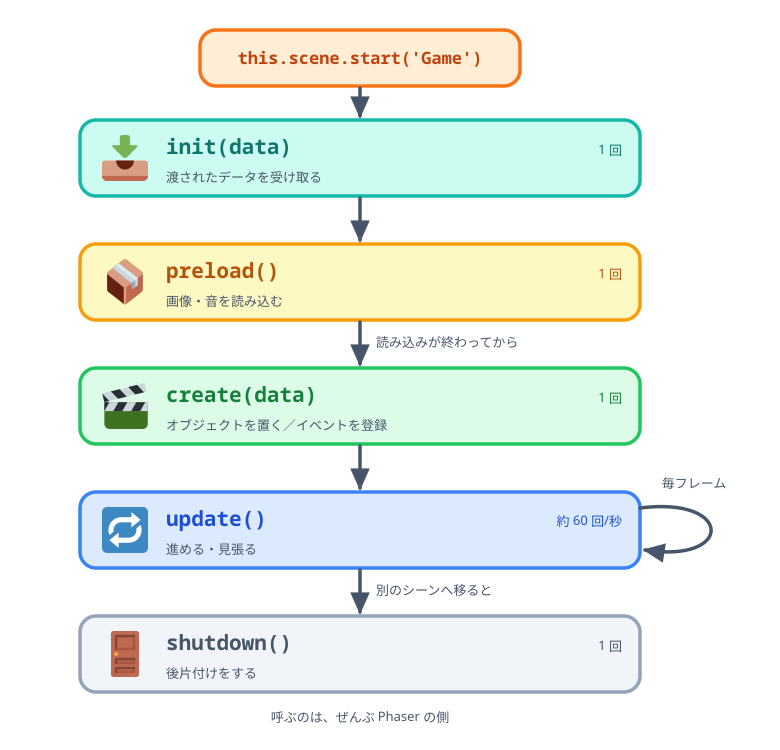

Python code for this plot:
# 01-lifecycle.svg
# スキーマ: SOURCE-PATH-GOAL（scene.start という起点から shutdown という終点へ）
#          + VERTICALITY（上から下へ順番に呼ばれる）
#          + CYCLE（update だけがその場で回り続ける）
# Phaser がシーンのメソッドを「決まった順番で」呼んでいく流れ。呼ぶのは常に Phaser 側で、
# 私たちは呼ばれる場所に中身を書くだけ、という関係を1枚にする。

import sys
sys.path.insert(0, "/Users/seekseep/.claude/skills/genfig")
from genfig import Canvas, PALETTE

W, H = 780, 750
SPINE = 360          # 縦の流れが通る線
CX0, CW = 80, 560    # カードの左端と幅
CH = 76              # カードの高さ

c = Canvas(W, H)

# --- 起点: this.scene.start('Game') ------------------------------------------
c.sticky(200, 30, 320, 56, color="orange")
c.text(360, 64, "this.scene.start('Game')", scale="md",
       font="technical", fill=PALETTE["orange"]["text"])

# --- 順番に呼ばれるメソッドたち -------------------------------------------------
STEPS = [
    (158, "teal",   "1f4e5", "init(data)",   "渡されたデータを受け取る",          "1 回"),        # 📥
    (282, "yellow", "1f4e6", "preload()",    "画像・音を読み込む",                "1 回"),        # 📦
    (406, "green",  "1f3ac", "create(data)", "オブジェクトを置く／イベントを登録", "1 回"),        # 🎬
    (530, "blue",   "1f501", "update()",     "進める・見張る",                    "約 60 回/秒"),  # 🔁
    (654, "gray",   "1f6aa", "shutdown()",   "後片付けをする",                    "1 回"),        # 🚪
]
for cy, color, cp, name, desc, freq in STEPS:
    c.sticky(CX0, cy - CH / 2, CW, CH, color=color)
    c.emoji(cp, 102, cy - 23, 46)
    c.text(166, cy - 4, name, scale="lg", font="technical",
           align="left", fill=PALETTE[color]["text"])
    c.text(166, cy + 24, desc, scale="sm", align="left")
    c.text(CX0 + CW - 18, cy - 4, freq, scale="sm", align="right",
           fill=PALETTE[color]["text"])

# --- 上から下へ ---------------------------------------------------------------
c.connector(SPINE, 88, SPINE, 116)
c.connector(SPINE, 198, SPINE, 240)
c.connector(SPINE, 322, SPINE, 364)
c.text(SPINE + 16, 347, "読み込みが終わってから", scale="sm", align="left")
c.connector(SPINE, 446, SPINE, 488)
c.connector(SPINE, 570, SPINE, 612)
c.text(SPINE + 16, 595, "別のシーンへ移ると", scale="sm", align="left")

# --- CYCLE: update だけがその場で回り続ける -------------------------------------
c.raw('<path d="M640 508 C 734 496, 734 564, 645 550" fill="none" '
      'stroke="#475569" stroke-width="3.5" stroke-linecap="round" '
      'marker-end="url(#aR)"/>')
c.text(694, 488, "毎フレーム", scale="sm")

# --- 主導権はどちらにあるか -----------------------------------------------------
c.text(360, 722, "呼ぶのは、ぜんぶ Phaser の側", scale="sm")

c.save("01-lifecycle.svg")
